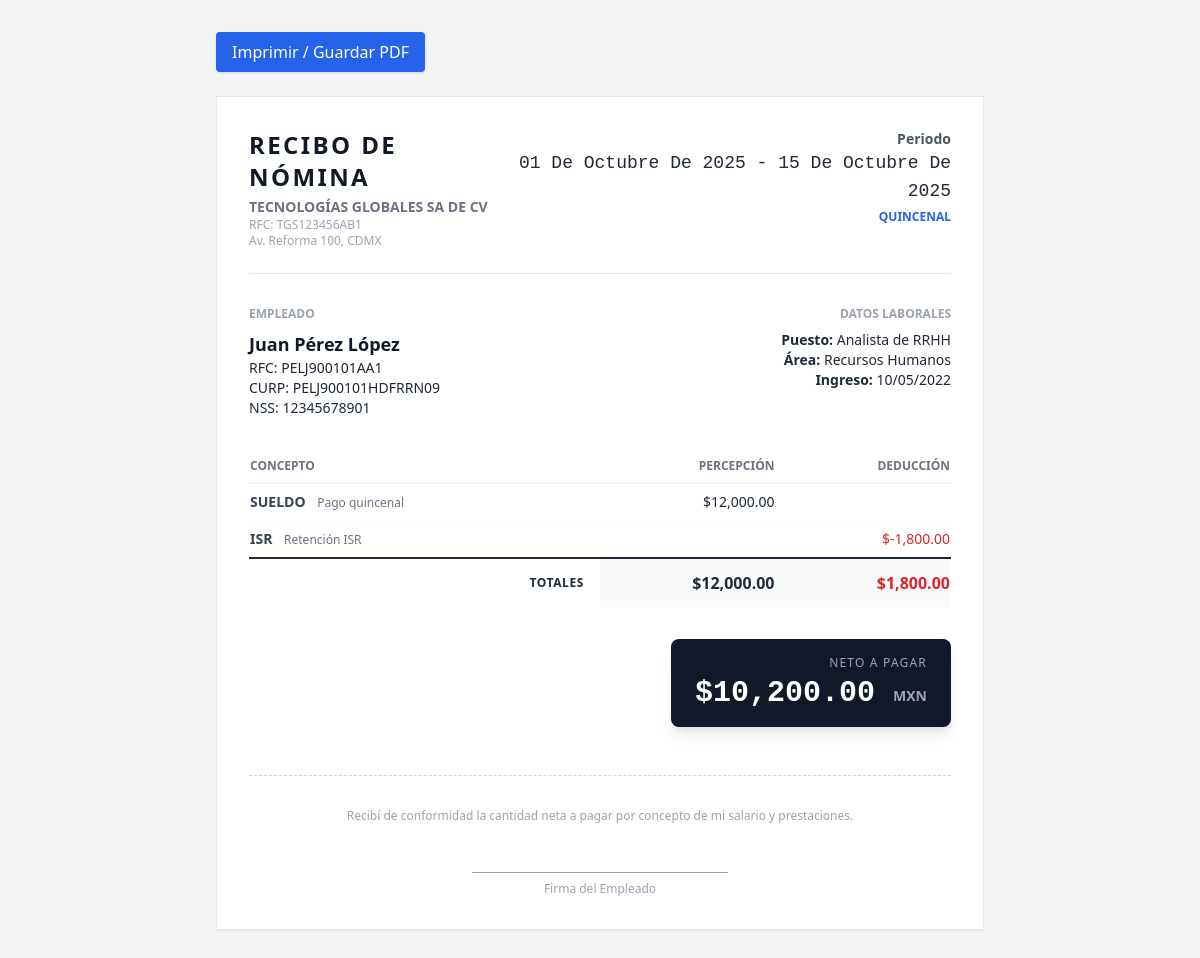
Page /index.php?controller=nomina&action=recibo&id=1 (signed in) on the committed database.
### tables this page shows
CREATE TABLE `empresas` (
  `id_empresa` int(11) NOT NULL COMMENT 'Identificador de la empresa',
  `nombre` varchar(120) NOT NULL COMMENT 'Nombre legal/comercial',
  `rfc` varchar(20) DEFAULT NULL COMMENT 'Registro fiscal',
  `correo_contacto` varchar(120) DEFAULT NULL COMMENT 'Correo de contacto',
  `telefono` varchar(20) DEFAULT NULL COMMENT 'Teléfono principal',
  `direccion` text DEFAULT NULL COMMENT 'Domicilio completo',
  `activa` tinyint(1) NOT NULL DEFAULT 1 COMMENT 'Empresa activa'
);

CREATE TABLE `nomina_empleado` (
  `id_nomina` int(11) NOT NULL COMMENT 'Identificador de nómina por empleado/periodo',
  `id_empleado` int(11) NOT NULL COMMENT 'Empleado',
  `id_periodo` int(11) NOT NULL COMMENT 'Periodo de nómina',
  `total_percepciones` decimal(14,2) NOT NULL DEFAULT 0.00 COMMENT 'Total de percepciones',
  `total_deducciones` decimal(14,2) NOT NULL DEFAULT 0.00 COMMENT 'Total de deducciones',
  `total_neto` decimal(14,2) NOT NULL DEFAULT 0.00 COMMENT 'Neto a pagar',
  `generado_en` datetime NOT NULL DEFAULT current_timestamp() COMMENT 'Fecha/hora de generación'
);

CREATE TABLE `periodos_nomina` (
  `id_periodo` int(11) NOT NULL COMMENT 'Identificador del periodo',
  `id_empresa` int(11) NOT NULL COMMENT 'Empresa del periodo',
  `tipo` enum('SEMANAL','QUINCENAL','MENSUAL') NOT NULL COMMENT 'Tipo de periodo',
  `fecha_inicio` date NOT NULL COMMENT 'Inicio del periodo',
  `fecha_fin` date NOT NULL COMMENT 'Fin del periodo',
  `estado` enum('ABIERTO','CERRADO') NOT NULL DEFAULT 'ABIERTO' COMMENT 'Estado del periodo'
);

CREATE TABLE `empleados` (
  `id_empleado` int(11) NOT NULL COMMENT 'Identificador del empleado',
  `id_usuario` int(11) DEFAULT NULL COMMENT 'Usuario del sistema (si aplica)',
  `id_puesto` int(11) NOT NULL COMMENT 'Puesto actual',
  `id_turno` int(11) DEFAULT NULL COMMENT 'Turno asignado',
  `id_ubicacion` int(11) DEFAULT NULL COMMENT 'Ubicación de trabajo',
  `nombre` varchar(120) NOT NULL COMMENT 'Nombre completo',
  `curp` varchar(18) DEFAULT NULL COMMENT 'CURP (si aplica)',
  `rfc` varchar(13) DEFAULT NULL COMMENT 'RFC (si aplica)',
  `nss` varchar(15) DEFAULT NULL COMMENT 'Número de seguro social',
  `fecha_nacimiento` date DEFAULT NULL COMMENT 'Fecha de nacimiento',
  `genero` enum('M','F','OTRO') NOT NULL DEFAULT 'OTRO' COMMENT 'Género',
  `estado_civil` varchar(20) DEFAULT NULL COMMENT 'Estado civil',
  `direccion` text DEFAULT NULL COMMENT 'Domicilio particular',
  `telefono` varchar(20) DEFAULT NULL COMMENT 'Teléfono de contacto',
  `correo` varchar(120) DEFAULT NULL COMMENT 'Correo personal',
  `fecha_ingreso` date NOT NULL COMMENT 'Fecha de ingreso',
  `fecha_baja` date DEFAULT NULL COMMENT 'Fecha de baja (si aplica)',
  `estado` enum('ACTIVO','BAJA') NOT NULL DEFAULT 'ACTIVO' COMMENT 'Estado laboral',
  `jefe_inmediato` int(11) DEFAULT NULL COMMENT 'ID del jefe inmediato'
);

CREATE TABLE `puestos` (
  `id_puesto` int(11) NOT NULL COMMENT 'Identificador del puesto',
  `id_area` int(11) NOT NULL COMMENT 'Área a la que pertenece',
  `nombre_puesto` varchar(100) NOT NULL COMMENT 'Nombre del puesto',
  `nivel` enum('OPERATIVO','SUPERVISOR','GERENCIAL','DIRECTIVO') NOT NULL DEFAULT 'OPERATIVO' COMMENT 'Nivel jerárquico',
  `salario_base` decimal(12,2) DEFAULT NULL COMMENT 'Salario base referencial',
  `descripcion` varchar(200) DEFAULT NULL COMMENT 'Descripción breve'
);

CREATE TABLE `areas` (
  `id_area` int(11) NOT NULL COMMENT 'Identificador del área/departamento',
  `id_empresa` int(11) NOT NULL COMMENT 'Empresa dueña del área',
  `id_area_padre` int(11) DEFAULT NULL COMMENT 'Área padre para jerarquía (autorreferencia)',
  `nombre_area` varchar(100) NOT NULL COMMENT 'Nombre del área',
  `descripcion` varchar(200) DEFAULT NULL COMMENT 'Descripción del área',
  `activa` tinyint(1) NOT NULL DEFAULT 1 COMMENT 'Área activa'
);

CREATE TABLE `nomina_detalle` (
  `id_detalle` bigint(20) NOT NULL COMMENT 'Identificador del renglón',
  `id_nomina` int(11) NOT NULL COMMENT 'FK a nómina_empleado',
  `id_concepto` int(11) NOT NULL COMMENT 'Concepto aplicado',
  `monto` decimal(14,2) NOT NULL COMMENT 'Monto del concepto',
  `observacion` varchar(200) DEFAULT NULL COMMENT 'Nota/observación'
);

CREATE TABLE `conceptos_nomina` (
  `id_concepto` int(11) NOT NULL COMMENT 'Identificador del concepto',
  `tipo` enum('PERCEPCION','DEDUCCION') NOT NULL COMMENT 'Tipo de concepto',
  `clave` varchar(20) NOT NULL COMMENT 'Clave corta (p.ej. SUELDO, ISR)',
  `nombre` varchar(100) NOT NULL COMMENT 'Nombre descriptivo',
  `formula` varchar(255) DEFAULT NULL COMMENT 'Expresión de cálculo (si aplica)',
  `gravable` tinyint(1) NOT NULL DEFAULT 1 COMMENT 'Si integra al salario base'
);

### app/controllers/NominaController.php (called while the page is built, shortened)
<?php
require_once __DIR__ . '/../models/PeriodoNomina.php';
require_once __DIR__ . '/../models/Nomina.php';
require_once __DIR__ . '/../models/NominaDetalle.php';
require_once __DIR__ . '/../models/ConceptoNomina.php';
require_once __DIR__ . '/../models/Empleado.php';
class NominaController
{
    public function recibo(): void
    {
        $idNomina = isset($_GET['id']) ? (int)$_GET['id'] : 0;
        $nomina = Nomina::findById($idNomina);
        require_once __DIR__ . '/../models/Empresa.php';
        $empleado = Empleado::findById((int)$nomina['id_empleado']);
        $empresa = Empresa::findById((int)$empleado['id_empresa']);
        $detalles = NominaDetalle::getByNomina($idNomina);
        require __DIR__ . '/../views/nominas/recibo.php';
    }
}

### app/models/Nomina.php (called while the page is built, shortened)
<?php
require_once __DIR__ . '/../../config/db.php';
class Nomina
{
    public static function findById(int $idNomina): ?array
    {
        global $pdo;
        $sql = "SELECT ne.*, e.nombre as empleado_nombre, e.rfc, e.curp, e.nss, e.fecha_ingreso,
                       p.nombre_puesto, a.nombre_area, pn.fecha_inicio, pn.fecha_fin, pn.tipo as periodo_tipo
                FROM nomina_empleado ne
                INNER JOIN empleados e ON e.id_empleado = ne.id_empleado
                INNER JOIN periodos_nomina pn ON pn.id_periodo = ne.id_periodo
                LEFT JOIN puestos p ON p.id_puesto = e.id_puesto
                LEFT JOIN areas a ON a.id_area = p.id_area
                WHERE ne.id_nomina = :id";
        $stmt = $pdo->prepare($sql);
        $stmt->execute([':id' => $idNomina]);
        $row = $stmt->fetch(PDO::FETCH_ASSOC);
        return $row ?: null;
    }
}

### app/models/empleado.php (called while the page is built, shortened)
<?php
require_once __DIR__ . '/../../config/db.php';
class Empleado
{
    public static function findById(int $idEmpleado): ?array
    {
        global $pdo;
        $sql = "SELECT
                    e.*,
                    p.nombre_puesto,
                    a.nombre_area,
                    a.id_area,
                    emp.nombre   AS empresa_nombre,
                    emp.id_empresa,
                    u.nombre     AS ubicacion_nombre,
                    t.nombre_turno AS turno_nombre
                FROM empleados e
                INNER JOIN puestos     p   ON p.id_puesto    = e.id_puesto
                INNER JOIN areas       a   ON a.id_area      = p.id_area
                INNER JOIN empresas    emp ON emp.id_empresa = a.id_empresa
                LEFT  JOIN ubicaciones u   ON u.id_ubicacion = e.id_ubicacion
                LEFT  JOIN turnos      t   ON t.id_turno     = e.id_turno
                WHERE e.id_empleado = :id";
        $st = $pdo->prepare($sql);
        $st->bindValue(':id', $idEmpleado, \PDO::PARAM_INT);
        $st->execute();
        $row = $st->fetch(\PDO::FETCH_ASSOC);
        return $row ?: null;
    }
}

### app/models/Empresa.php (called while the page is built, shortened)
<?php
require_once __DIR__ . '/../../config/db.php';
class Empresa
{
    public static function findById(int $id): ?array
    {
        global $pdo;
        $st = $pdo->prepare("SELECT * FROM empresas WHERE id_empresa = ? LIMIT 1");
        $st->execute([$id]);
        $row = $st->fetch();
        return $row ?: null;
    }
}

### app/helpers/dates.php (called while the page is built, shortened)
<?php
if (!function_exists('fecha_es')) {
    function fecha_es($fecha) {
        $timestamp = strtotime($fecha);
        $meses = ['Enero', 'Febrero', 'Marzo', 'Abril', 'Mayo', 'Junio', 'Julio', 'Agosto', 'Septiembre', 'Octubre', 'Noviembre', 'Diciembre'];
        $dia = date('d', $timestamp);
        $mes = $meses[date('n', $timestamp) - 1];
        $anio = date('Y', $timestamp);
        return "$dia de $mes de $anio";
    }
}

### app/models/NominaDetalle.php (called while the page is built, shortened)
<?php
require_once __DIR__ . '/../../config/db.php';
class NominaDetalle
{
    public static function getByNomina(int $idNomina): array
    {
        global $pdo;
        $sql = "SELECT nd.*, c.clave, c.nombre as concepto_nombre, c.tipo
                FROM nomina_detalle nd
                INNER JOIN conceptos_nomina c ON c.id_concepto = nd.id_concepto
                WHERE nd.id_nomina = :id
                ORDER BY c.tipo, c.clave";
        $stmt = $pdo->prepare($sql);
        $stmt->execute([':id' => $idNomina]);
        return $stmt->fetchAll(PDO::FETCH_ASSOC);
    }
}

### app/views/nominas/recibo.php (the view, shortened to what this page needs)
<!doctype html>
<html lang="es">
<head>
  <script src="https://cdn.tailwindcss.com"></script>
</head>
<body class="bg-gray-100 p-8 font-sans text-gray-800">
  <div class="max-w-3xl mx-auto mb-6 no-print">
      <button onclick="window.print()" class="bg-blue-600 text-white px-4 py-2 rounded shadow hover:bg-blue-700 transition">
          Imprimir / Guardar PDF
      </button>
  </div>
  <div class="max-w-3xl mx-auto bg-white p-8 border border-gray-200 shadow-sm relative">
    <div class="flex justify-between items-start mb-8 border-b border-gray-200 pb-6">
        <div>
            <h1 class="text-2xl font-bold text-gray-900 uppercase tracking-widest">Recibo de Nómina</h1>
            <p class="text-sm text-gray-500 mt-1 uppercase font-bold"><?= htmlspecialchars($empresa['nombre'] ?? 'Empresa') ?></p>
            <p class="text-xs text-gray-400">RFC: <?= htmlspecialchars($empresa['rfc'] ?? '') ?></p>
            <p class="text-xs text-gray-400 max-w-xs"><?= htmlspecialchars($empresa['direccion'] ?? '') ?></p>
        </div>
        <div class="text-right">
            <div class="text-sm font-bold text-gray-600">Periodo</div>
            <div class="text-lg font-mono capitalize">
                <?php require_once __DIR__ . '/../../helpers/dates.php'; ?>
                <?= fecha_es($nomina['fecha_inicio']) ?> - <?= fecha_es($nomina['fecha_fin']) ?>
            </div>
            <div class="text-xs text-blue-600 uppercase font-bold mt-1"><?= $nomina['periodo_tipo'] ?></div>
        </div>
    </div>
    <div class="grid grid-cols-2 gap-8 mb-8 text-sm">
        <div>
            <h3 class="font-bold text-gray-400 text-xs uppercase mb-2">Empleado</h3>
            <p class="font-bold text-lg text-gray-900"><?= $nomina['empleado_nombre'] ?></p>
            <p>RFC: <?= $nomina['rfc'] ?? '-' ?></p>
            <p>CURP: <?= $nomina['curp'] ?? '-' ?></p>
            <p>NSS: <?= $nomina['nss'] ?? '-' ?></p>
        </div>
        <div class="text-right">
            <h3 class="font-bold text-gray-400 text-xs uppercase mb-2">Datos Laborales</h3>
            <p><span class="font-bold">Puesto:</span> <?= $nomina['nombre_puesto'] ?></p>
            <p><span class="font-bold">Área:</span> <?= $nomina['nombre_area'] ?></p>
            <p><span class="font-bold">Ingreso:</span> <?= date('d/m/Y', strtotime($nomina['fecha_ingreso'])) ?></p>
        </div>
    </div>
    <div class="mb-8">
        <table class="w-full text-sm">
            <thead>
                <tr class="border-b-2 border-gray-100 text-gray-500 uppercase text-xs">
                    <th class="text-left py-2 w-1/2">Concepto</th>
                    <th class="text-right py-2 w-1/4">Percepción</th>
                    <th class="text-right py-2 w-1/4">Deducción</th>
                </tr>
            </thead>
            <tbody class="divide-y divide-gray-50">
                <?php foreach ($detalles as $d): ?>
                <tr>
                    <td class="py-2">
                        <span class="font-bold text-gray-700"><?= $d['clave'] ?></span>
                        <span class="text-gray-500 ml-2 text-xs"><?= $d['observacion'] ?? '-' ?></span>
                    </td>
                    <?php if ($d['tipo'] === 'PERCEPCION'): ?>
                        <td class="text-right py-2 text-gray-800">$<?= number_format((float)$d['monto'], 2) ?></td>
                        <td class="text-right py-2"></td>
                    <?php else: ?>
                        <td class="text-right py-2"></td>
                        <td class="text-right py-2 text-red-600">$<?= number_format((float)$d['monto'], 2) ?></td>
                    <?php endif; ?>
                </tr>
                <?php endforeach; ?>
            </tbody>
            <tfoot>
                <tr class="border-t-2 border-gray-800 font-bold text-base">
                    <td class="py-3 text-right pr-4 uppercase text-xs tracking-wider">Totales</td>
                    <td class="py-3 text-right bg-gray-50">$<?= number_format((float)$nomina['total_percepciones'], 2) ?></td>
                    <td class="py-3 text-right bg-gray-50 text-red-600">$<?= number_format((float)$nomina['total_deducciones'], 2) ?></td>
                </tr>
            </tfoot>
        </table>
    </div>
    <div class="flex justify-end mb-12">
        <div class="bg-gray-900 text-white px-6 py-4 rounded-lg shadow-lg">
            <div class="text-xs text-gray-400 uppercase tracking-widest mb-1 text-right">Neto a Pagar</div>
            <div class="text-3xl font-mono font-bold">$<?= number_format((float)$nomina['total_neto'], 2) ?> <span class="text-sm font-sans text-gray-400">MXN</span></div>
        </div>
    </div>
    <div class="border-t border-dashed border-gray-300 pt-8 text-center text-xs text-gray-400">
        <p>Recibí de conformidad la cantidad neta a pagar por concepto de mi salario y prestaciones.</p>
        <div class="mt-12 w-64 mx-auto border-t border-gray-400 pt-2">Firma del Empleado</div>
    </div>
  </div>
</body>
</html>

### rows in the picture
empresas: nombre "TECNOLOGÍAS GLOBALES SA DE CV", rfc "TGS123456AB1", direccion "Av. Reforma 100, CDMX"
nomina_empleado: id_periodo.fecha_inicio "01 De Octubre De 2025", id_periodo.fecha_fin "15 De Octubre De 2025", id_periodo.tipo "QUINCENAL", id_empleado.nombre "Juan Pérez López", id_empleado.rfc "PELJ900101AA1", id_empleado.curp "PELJ900101HDFRRN09", id_empleado.nss "12345678901", puestos.nombre_puesto "Analista de RRHH", areas.nombre_area "Recursos Humanos", id_empleado.fecha_ingreso "10/05/2022", total_percepciones "12,000.00", total_deducciones "1,800.00", total_neto "10,200.00"
nomina_detalle: id_concepto.clave "SUELDO", observacion "Pago quincenal", monto "12,000.00"
nomina_detalle: id_concepto.clave "ISR", observacion "Retención ISR", monto "-1,800.00"
